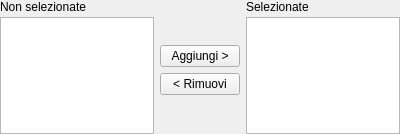
<?xml version="1.0" encoding="UTF-8"?>
<ui version="4.0">
 <class>MultipleChoise</class>
 <widget class="QWidget" name="MultipleChoise">
  <property name="geometry">
   <rect>
    <x>0</x>
    <y>0</y>
    <width>400</width>
    <height>134</height>
   </rect>
  </property>
  <property name="windowTitle">
   <string>Form</string>
  </property>
  <layout class="QGridLayout" name="gridLayout">
   <property name="margin">
    <number>0</number>
   </property>
   <item row="0" column="0" rowspan="4">
    <layout class="QVBoxLayout" name="verticalLayout_4">
     <property name="spacing">
      <number>3</number>
     </property>
     <item>
      <widget class="QLabel" name="label_4">
       <property name="sizePolicy">
        <sizepolicy hsizetype="Preferred" vsizetype="Fixed">
         <horstretch>0</horstretch>
         <verstretch>0</verstretch>
        </sizepolicy>
       </property>
       <property name="text">
        <string>Non selezionate</string>
       </property>
      </widget>
     </item>
     <item>
      <widget class="QListView" name="nonSelezionateList"/>
     </item>
    </layout>
   </item>
   <item row="0" column="1">
    <spacer name="verticalSpacer">
     <property name="orientation">
      <enum>Qt::Vertical</enum>
     </property>
     <property name="sizeHint" stdset="0">
      <size>
       <width>20</width>
       <height>27</height>
      </size>
     </property>
    </spacer>
   </item>
   <item row="1" column="1">
    <widget class="QPushButton" name="btnAdd">
     <property name="text">
      <string>Aggiungi &gt;</string>
     </property>
    </widget>
   </item>
   <item row="0" column="2" rowspan="4">
    <layout class="QVBoxLayout" name="verticalLayout_3">
     <property name="spacing">
      <number>3</number>
     </property>
     <item>
      <widget class="QLabel" name="label_3">
       <property name="sizePolicy">
        <sizepolicy hsizetype="Preferred" vsizetype="Fixed">
         <horstretch>0</horstretch>
         <verstretch>0</verstretch>
        </sizepolicy>
       </property>
       <property name="text">
        <string>Selezionate</string>
       </property>
      </widget>
     </item>
     <item>
      <widget class="QListView" name="selezionateList"/>
     </item>
    </layout>
   </item>
   <item row="2" column="1">
    <widget class="QPushButton" name="btnDel">
     <property name="text">
      <string>&lt; Rimuovi</string>
     </property>
    </widget>
   </item>
   <item row="3" column="1">
    <spacer name="verticalSpacer_2">
     <property name="orientation">
      <enum>Qt::Vertical</enum>
     </property>
     <property name="sizeHint" stdset="0">
      <size>
       <width>20</width>
       <height>27</height>
      </size>
     </property>
    </spacer>
   </item>
  </layout>
 </widget>
 <resources/>
 <connections/>
</ui>
